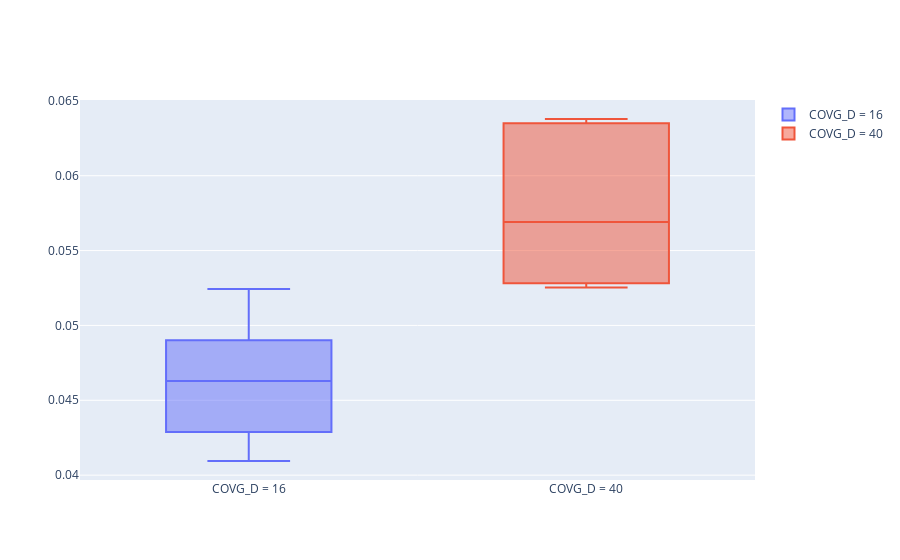

Notebook code cell kept with this figure:
### Code cell
fig = go.Figure(data=[
    go.Box(y=df_16[REFERENCIA], name='COVG_D = 16'),
    go.Box(y=df_40[REFERENCIA], name='COVG_D = 40'),
])
fig.show()
